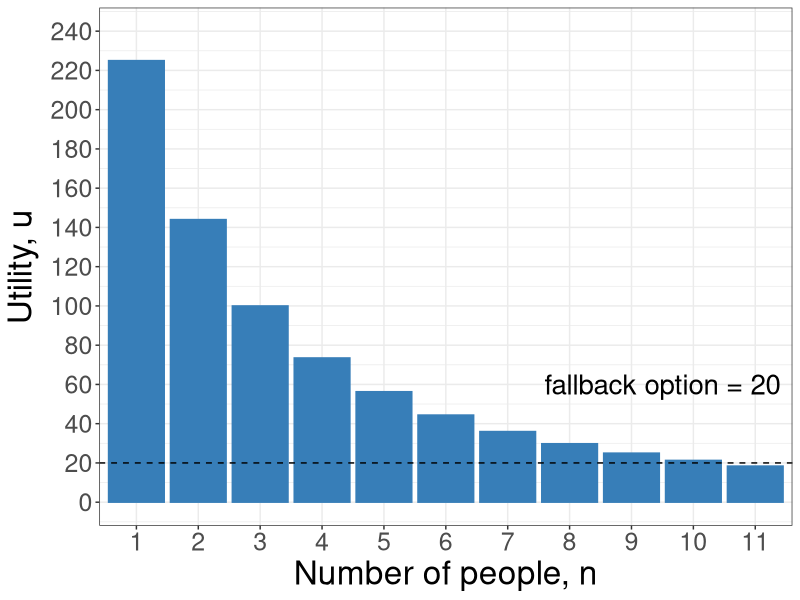
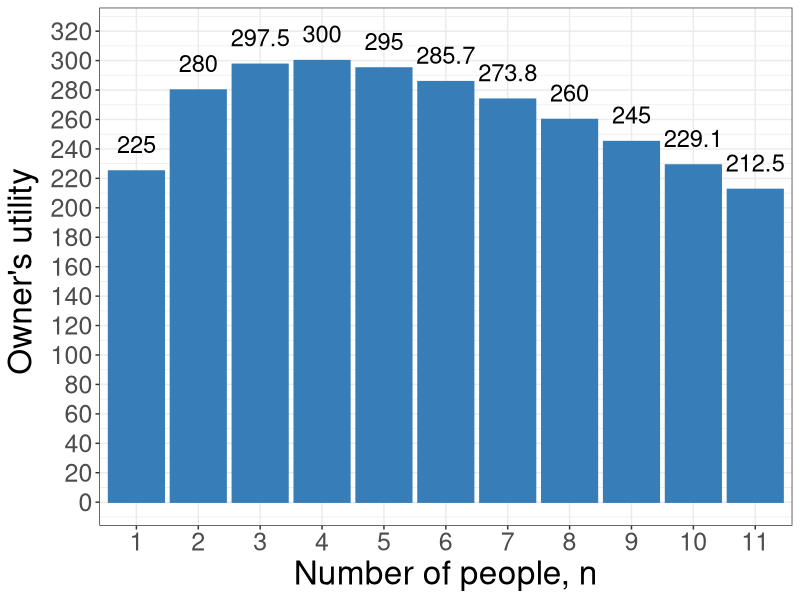
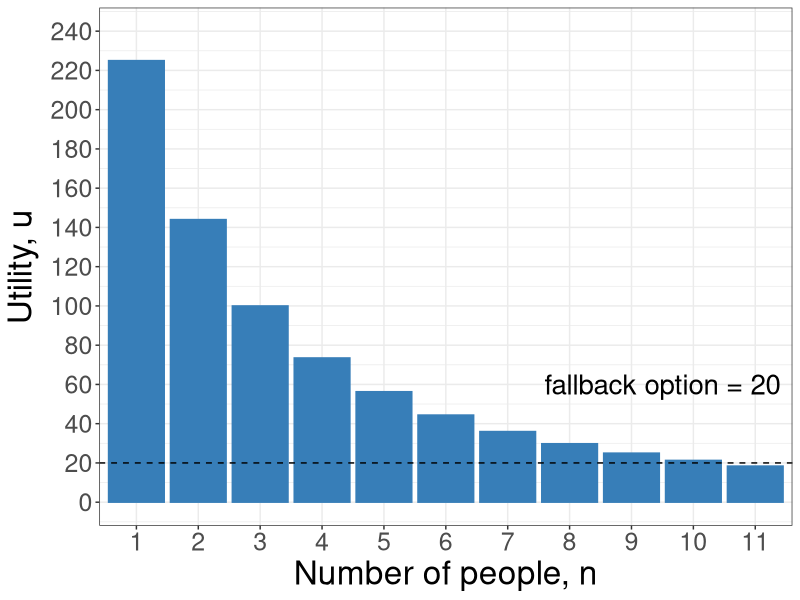
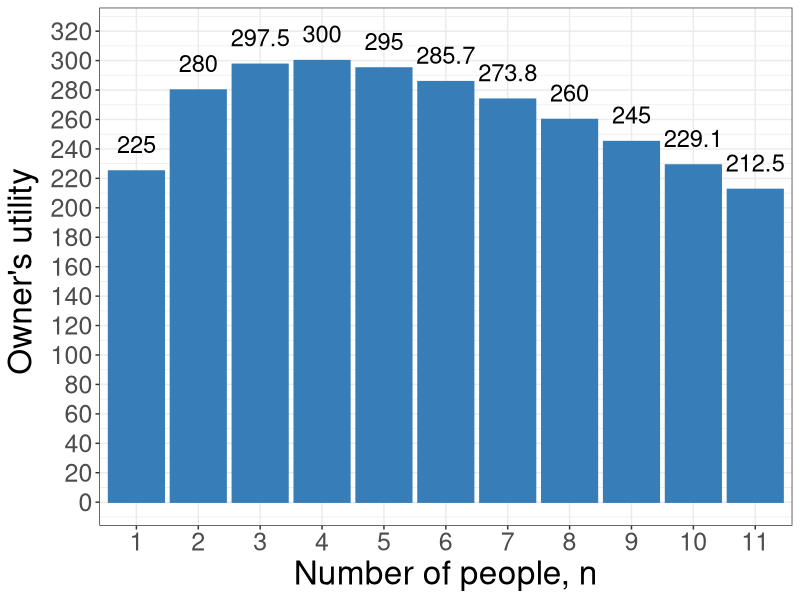

Write R code to recreate these figures, in order.
require(shape)
library(tidyverse)
#pdf(file = "competitionmarkets/long_run_n_bargraph.pdf", width = 9, height = 7)


#Set parameters for graphics
axislabelsize <- 1.8
labelsize <- 1.5
namesize <- 1.8
annotatesize <- 1.5
graphlinewidth <- 2
segmentlinewidth <- 1.5


COL <- c("#7fc97f", "#beaed4", "#fdc086", "#ffff99", "#386cb0", "#f0027f", "#bf5b17", "#666666")
COLA <- c("#e0f3db", "#99d8c9","#66c2a4","#41ae76", "#238b45", "#005824")
COLB <- c("#c6dbef", "#4eb3d3", "#2b8cbe", "#0868ac","#084081")
COLC <- c("#fcfbfd", "#efedf5", "#dadaeb", "#bcbddc", "#9e9ac8", "#807dba", "#6a51a3", "#54278f", "#3f007d")

n <- as.factor(c(1:11))
u <- c(225,144,100,73.5,56.3,44.4,36,29.8,25,21.3,18.4)

df <- tibble(n,u)


plot1 <- 
  df %>% 
  ggplot(aes(x = n, y = u)) + 
  geom_bar(stat = "identity", position = "dodge", col = "#377eb8", fill = "#377eb8") + 
  xlab("Number of people, n") +
  ylab(expression(paste("Utility, ", u ))) + 
  scale_y_continuous(breaks = seq(0,240,20),
                     labels = seq(0,240,20),
                     limits = c(0,240)) +
  geom_hline(yintercept=20, linetype='dashed', col = 'black') +
  annotate("text", x = 9.5, y = 60, label = "fallback option = 20", cex = 7) + 
  
  # scale_fill_brewer(type = "qual", palette = "Set1", 
  #                   name = "",
  #                   breaks = c("pbar"),
  #                   labels = c("Expected Price")
  # ) + 
  # scale_color_brewer(type = "qual", palette = "Set1", 
  #                    name = "",
  #                    breaks = c("pbar"),
  #                    labels = c("Expected Price")
  # ) +
theme_bw() + 
  theme(#legend.position="top",
    axis.title = element_text(size = 24),
    axis.title.y = element_text(size = 24),
    axis.text.y = element_text(size = 18),
    axis.text.x = element_text(size = 18)
  ) #+ 
  #geom_text(
   # aes(x = n, y = u, label = u), 
   # vjust = -1, size = 6,
   # position = position_dodge(width = 1),
   # inherit.aes = TRUE
  #) 

plot1

ggsave(plot1, file = "coordination_failures/figureB.pdf", width = 9, height = 7)

############

n1 <- as.factor(c(1:11))
u1 <- c(225,280,297.5,300,295,285.7,273.8,260,245,229.1,212.5)

df1 <- tibble(n1,u1)

plot2 <- 
  df1 %>% 
  ggplot(aes(x = n1, y = u1)) + 
  geom_bar(stat = "identity", position = "dodge", col = "#377eb8", fill = "#377eb8") + 
  xlab("Number of people, n") +
  ylab(expression(paste("Owner's utility "))) + 
  scale_y_continuous(breaks = seq(0,320,20),
                     labels = seq(0,320,20),
                     limits = c(0,320)) +
  # scale_fill_brewer(type = "qual", palette = "Set1", 
  #                   name = "",
  #                   breaks = c("pbar"),
  #                   labels = c("Expected Price")
  # ) + 
  # scale_color_brewer(type = "qual", palette = "Set1", 
  #                    name = "",
  #                    breaks = c("pbar"),
  #                    labels = c("Expected Price")
  # ) +
theme_bw() + 
  theme(#legend.position="top",
    axis.title = element_text(size = 24),
    axis.title.y = element_text(size = 24),
    axis.text.y = element_text(size = 18),
    axis.text.x = element_text(size = 18)
  ) + 
  geom_text(
    aes(x = n1, y = u1, label = u1), 
    vjust = -1, size = 6,
    position = position_dodge(width = 1),
    inherit.aes = TRUE
  ) 

plot2

ggsave(plot2, file = "coordination_failures/figureB_ownership.pdf", width = 9, height = 7)
